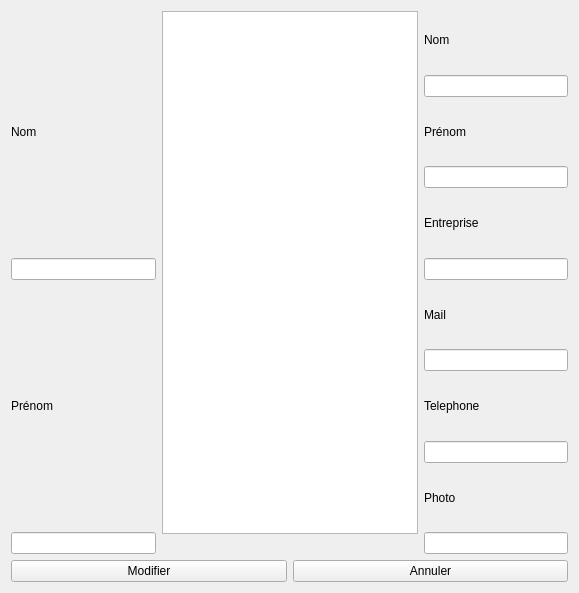
<?xml version="1.0" encoding="UTF-8"?>
<ui version="4.0">
 <class>ModifierContact</class>
 <widget class="QWidget" name="ModifierContact">
  <property name="geometry">
   <rect>
    <x>0</x>
    <y>0</y>
    <width>579</width>
    <height>593</height>
   </rect>
  </property>
  <property name="windowTitle">
   <string>Modif_Contact</string>
  </property>
  <layout class="QVBoxLayout" name="verticalLayout_4">
   <item>
    <layout class="QHBoxLayout" name="horizontalLayout_2">
     <item>
      <layout class="QVBoxLayout" name="verticalLayout">
       <item>
        <widget class="QLabel" name="Nom">
         <property name="text">
          <string>Nom</string>
         </property>
        </widget>
       </item>
       <item>
        <widget class="QLineEdit" name="NomE"/>
       </item>
       <item>
        <widget class="QLabel" name="Prenom">
         <property name="text">
          <string>Prénom</string>
         </property>
        </widget>
       </item>
       <item>
        <widget class="QLineEdit" name="PrenomE"/>
       </item>
      </layout>
     </item>
     <item>
      <layout class="QVBoxLayout" name="verticalLayout_2">
       <item>
        <widget class="QTextBrowser" name="Affichage"/>
       </item>
       <item>
        <widget class="QLabel" name="img">
         <property name="text">
          <string/>
         </property>
        </widget>
       </item>
      </layout>
     </item>
     <item>
      <layout class="QVBoxLayout" name="verticalLayout_3">
       <item>
        <widget class="QLabel" name="LNom">
         <property name="text">
          <string>Nom</string>
         </property>
        </widget>
       </item>
       <item>
        <widget class="QLineEdit" name="ENom"/>
       </item>
       <item>
        <widget class="QLabel" name="LPrenom">
         <property name="text">
          <string>Prénom</string>
         </property>
        </widget>
       </item>
       <item>
        <widget class="QLineEdit" name="EPrenom"/>
       </item>
       <item>
        <widget class="QLabel" name="LEntreprise">
         <property name="text">
          <string>Entreprise</string>
         </property>
        </widget>
       </item>
       <item>
        <widget class="QLineEdit" name="EEntreprise"/>
       </item>
       <item>
        <widget class="QLabel" name="LMail">
         <property name="text">
          <string>Mail</string>
         </property>
        </widget>
       </item>
       <item>
        <widget class="QLineEdit" name="EMail"/>
       </item>
       <item>
        <widget class="QLabel" name="LTelephone">
         <property name="text">
          <string>Telephone</string>
         </property>
        </widget>
       </item>
       <item>
        <widget class="QLineEdit" name="ETelephone"/>
       </item>
       <item>
        <widget class="QLabel" name="LPhoto">
         <property name="text">
          <string>Photo</string>
         </property>
        </widget>
       </item>
       <item>
        <widget class="QLineEdit" name="EPhoto"/>
       </item>
      </layout>
     </item>
    </layout>
   </item>
   <item>
    <layout class="QHBoxLayout" name="horizontalLayout">
     <item>
      <widget class="QPushButton" name="Modifier">
       <property name="text">
        <string>Modifier</string>
       </property>
      </widget>
     </item>
     <item>
      <widget class="QPushButton" name="Annuler">
       <property name="text">
        <string>Annuler</string>
       </property>
      </widget>
     </item>
    </layout>
   </item>
  </layout>
 </widget>
 <resources/>
 <connections/>
</ui>
